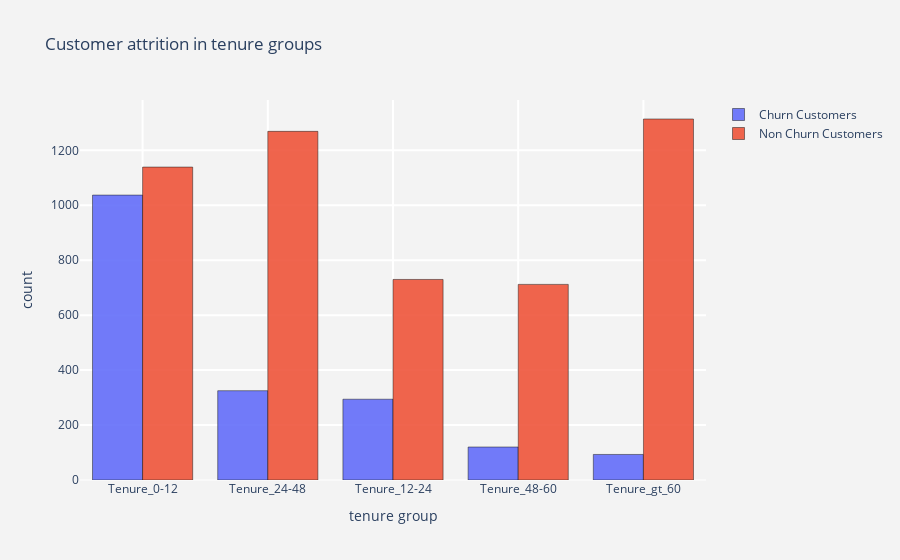

Notebook source saved alongside this figure:
### Code cell
# Customer Churn in tenure groups
tg_ch  =  churn["tenure_group"].value_counts().reset_index()
tg_ch.columns  = ["tenure_group","count"]
tg_nch =  not_churn["tenure_group"].value_counts().reset_index()
tg_nch.columns = ["tenure_group","count"]

# Bar plot - Churn
trace1 = go.Bar(x = tg_ch["tenure_group"]  , y = tg_ch["count"],
                name = "Churn Customers",
                marker = dict(line = dict(width = .5,color = "black")),
                opacity = .9)

# Bar plot - Non Churn
trace2 = go.Bar(x = tg_nch["tenure_group"] , y = tg_nch["count"],
                name = "Non Churn Customers",
                marker = dict(line = dict(width = .5,color = "black")),
                opacity = .9)

layout = go.Layout(dict(title = "Customer attrition in tenure groups",
                        plot_bgcolor  = "rgb(243,243,243)",
                        paper_bgcolor = "rgb(243,243,243)",
                        xaxis = dict(gridcolor = 'rgb(255, 255, 255)',
                                     title = "tenure group",
                                     zerolinewidth=1,ticklen=5,gridwidth=2),
                        yaxis = dict(gridcolor = 'rgb(255, 255, 255)',
                                     title = "count",
                                     zerolinewidth=1,ticklen=5,gridwidth=2),
                       )
                  )
data = [trace1,trace2]
fig  = go.Figure(data=data,layout=layout)

image_path = "outputs/bar_churn_tenure_groups.png"
fig.write_image(image_path)

# Upload the file explicitly into artifacts 
run.upload_file(name = image_path, path_or_stream = image_path)

py.iplot(fig)

### Figure 1 — Plotly figure (JSON) as saved in the notebook; plotly's stock layout.template omitted (floating-point values rounded to 4 significant figures)
{"data": [{"marker": {"line": {"color": "black", "width": 0.5}}, "name": "Churn Customers", "opacity": 0.9, "type": "bar", "x": ["Tenure_0-12", "Tenure_24-48", "Tenure_12-24", "Tenure_48-60", "Tenure_gt_60"], "y": [1037, 325, 294, 120, 93]}, {"marker": {"line": {"color": "black", "width": 0.5}}, "name": "Non Churn Customers", "opacity": 0.9, "type": "bar", "x": ["Tenure_gt_60", "Tenure_24-48", "Tenure_0-12", "Tenure_12-24", "Tenure_48-60"], "y": [1314, 1269, 1139, 730, 712]}], "layout": {"paper_bgcolor": "rgb(243,243,243)", "plot_bgcolor": "rgb(243,243,243)", "title": {"text": "Customer attrition in tenure groups"}, "xaxis": {"gridcolor": "rgb(255, 255, 255)", "gridwidth": 2, "ticklen": 5, "title": {"text": "tenure group"}, "zerolinewidth": 1}, "yaxis": {"gridcolor": "rgb(255, 255, 255)", "gridwidth": 2, "ticklen": 5, "title": {"text": "count"}, "zerolinewidth": 1}}}
